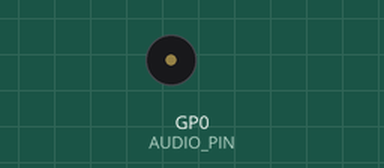
The program below on a simulated Raspberry Pi Pico running MicroPython. On the bench: buzzer (waves = sounding). What the program prints to the serial console is not drawn. At 1.8 s the program stops and its outputs stay as they are.

Above: at 0.1 s.
Timing chart, 0 to 3.3 s (numbered marks = the images above):
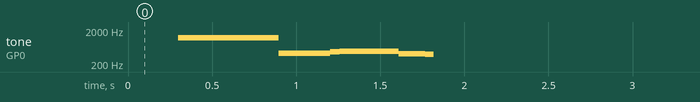

Measured:
- by itself, tone on GP0 (AUDIO_PIN): plays 1189 Hz for 0.60 s, 410 Hz for 0.30 s, 462 Hz for 0.01 s, 463 Hz for 0.02 s, 465 Hz for 0.01 s, 466 Hz for 0.02 s … (31 notes in this stretch)

The program:

02-pitch-glide.py
```python
# Lesson 2: a glide is what makes a beep sound like a robot.
#
# A note that holds one pitch sounds like a microwave oven. A note that
# slides while it plays sounds alive. Sliding up reads as a question or as
# excitement; sliding down reads as disappointment. That is most of what
# gives R2-D2 his personality.

import time
import r2d2

print("Up - sounds curious")
r2d2.glide(400, 1200, 300)

time.sleep_ms(300)

print("Down - sounds disappointed")
r2d2.glide(1200, 400, 300)

time.sleep_ms(300)

# The real recorded "sad" sound is almost exactly this: start near 460 Hz,
# lift slightly, then sag away to 380 Hz while fading out. We measured those
# numbers from the recording; you are hearing the measurement played back.
# This is sounds.SAD boiled down from eight segments to three - the same
# shape, with the small wobbles smoothed out.
print("The measured sad sound")
r2d2.glide(462, 477, 140, 14, 100)   # rise a little, growing louder
r2d2.glide(477, 409, 255, 100, 36)   # the long sag downward
r2d2.glide(409, 388, 220, 36, 7)     # settle and fade away

r2d2.end()
print("Done.")
```

r2d2.py
```python
"""
r2d2.py -- the synth engine.

Plays the sound recipes in sounds.py using a single PWM pin. There is no
audio file, no DAC, and no amplifier chip involved: the Pico switches one
pin on and off, and the speed of that switching is the pitch you hear.

Typical use:

    import r2d2, sounds
    r2d2.play(sounds.SAD)
"""

import math
import time
from machine import PWM, Pin

import config

# ---------------------------------------------------------------------------
# Volume table
# ---------------------------------------------------------------------------
# A square wave that is HIGH for a fraction d of each cycle carries a signal
# whose loudness works out to sqrt(d * (1 - d)). That peaks at d = 0.5 and
# falls away on both sides, so we cannot just use "duty = volume" - half
# volume would not sound half as loud. Instead we turn that formula around
# and work out which duty gives the loudness we asked for.
#
# We do the arithmetic once here, at import, and keep the answers in a list.
# Looking a number up in a list is far quicker than a square root, and the
# engine needs a fresh one every few milliseconds.
_DUTY = tuple(
    int(32768 * (1.0 - math.sqrt(1.0 - (v / 100.0) ** 2))) for v in range(101)
)

_pwm = None
_master = 100


def begin(pin=None):
    """Wake up the audio pin. Called automatically the first time you play."""
    global _pwm
    if _pwm is None:
        _pwm = PWM(Pin(config.AUDIO_PIN if pin is None else pin))
        _pwm.duty_u16(0)
    return _pwm


def end():
    """
    Silence the pin and hand it back. Call this when your program exits.

    After deinit() the pin would be left floating, and a floating wire into a
    high-gain amplifier acts as an aerial - you hear hiss and mains buzz out
    of a robot that is supposed to be silent. So we drive the pin firmly LOW
    on the way out, which gives the amplifier a steady, quiet input.
    """
    global _pwm
    if _pwm is not None:
        _pwm.duty_u16(0)
        _pwm.deinit()
        _pwm = None
    Pin(config.AUDIO_PIN, Pin.OUT, value=0)


def set_volume(percent):
    """Master volume, 0 to 100. Scales every sound played after this."""
    global _master
    _master = max(0, min(100, int(percent)))


def get_volume():
    return _master


def quiet():
    """Stop making noise, but keep the pin ready for the next sound."""
    if _pwm is not None:
        _pwm.duty_u16(0)


def tone(frequency, ms, volume=100):
    """Hold one steady pitch for a while. The simplest thing this kit can do."""
    glide(frequency, frequency, ms, volume, volume)


def glide(f_start, f_end, ms, v_start=100, v_end=100):
    """
    Slide from one pitch to another while fading from one volume to another.

    This single function is the whole synth. Every R2-D2 noise in sounds.py
    is just a list of these glides played back to back.
    """
    pwm = begin()

    if f_start <= 0 and f_end <= 0:  # a rest: silence for a while
        quiet()
        time.sleep_ms(ms)
        return

    steps = max(1, ms // config.STEP_MS)
    start = time.ticks_ms()
    for i in range(steps):
        # How far through the glide are we, from 0 at the start to 1 at the end?
        progress = i / steps
        freq = int(f_start + (f_end - f_start) * progress)
        vol = int(v_start + (v_end - v_start) * progress)

        pwm.freq(max(config.MIN_FREQUENCY, freq))
        pwm.duty_u16(_DUTY[max(0, min(100, vol)) * _master // 100])

        # Sleep until this step's deadline rather than for a fixed amount,
        # so the small delays of the lines above cannot pile up and stretch
        # the sound out of shape.
        deadline = time.ticks_add(start, (i + 1) * ms // steps)
        time.sleep_ms(max(0, time.ticks_diff(deadline, time.ticks_ms())))


def play(recipe):
    """
    Play a whole sound.

    A recipe is a list of segments, each one five numbers:
    (duration_ms, freq_start, freq_end, volume_start, volume_end)
    """
    begin()
    for ms, f0, f1, v0, v1 in recipe:
        glide(f0, f1, ms, v0, v1)
    quiet()
```

config.py
```python
# Hardware configuration for the Synth Sounds kit.
# This kit makes R2-D2 style robot sounds with no audio chip at all - just
# one PWM pin, a two-part filter, and a small mono amplifier board.
# Every lesson in this folder imports this file instead of repeating pin
# numbers, so the whole kit only needs to be described in one place.

# ---------------------------------------------------------------------------
# Audio output
# ---------------------------------------------------------------------------
# One GPIO pin carries the whole sound. The Pico switches it on and off
# thousands of times a second; the resistor and capacitor below average
# those switches back into a smooth wave the amplifier can use.
#
# Reference amplifier: a small XPT8871 mono module, 5 V in, no volume knob.
# synth-sounds-input-filter.svg is the drawn version of this.
#
#   GPIO 0 ---[ R1 1k ohm ]---+---[ C2 10 uF ]---> module IN
#                             |
#                  +----------+----------+
#                  |                     |
#            [ R2 100 ohm ]        [ C1 470 nF ]
#                  |                     |
#                 GND                   GND -----> module GND
#
# R1 and R2 divide the Pico's 3.3 V swing down to about 0.30 V peak to peak.
# That division is required, not a refinement: these modules have no volume
# knob, they expect a line-level input of roughly 0.2-0.3 V, and they amplify
# by about twenty. Fed a raw 3.3 V logic swing, the amplifier clips against
# its supply rails on most of the waveform, which you hear as a harsh buzz
# laid over the top of the sound.
#
# C1 then rounds off the square edges, cutting in from about 3.7 kHz. Note
# that it works against R1 and R2 in PARALLEL - only 91 ohms - not against R1
# on its own. Change either resistor and C1 has to change with it, or the
# filter quietly disappears.
#
# C2 blocks the steady voltage so only the changing part - the sound -
# reaches the amp. The module has an input capacitor of its own, so this one
# is belt and braces; leaving it in does no harm.
#
# WARNING - the speaker output is bridge-tied (BTL). Both speaker terminals
# swing and NEITHER one is ground. Do not wire either speaker terminal to
# GND, and do not clip a grounded scope probe onto one: that shorts half the
# bridge and can destroy the amplifier chip. The speaker connects across the
# two output terminals and to nothing else.
AUDIO_PIN = 0

# On a Cytron Maker Pi RP2040 you can skip the amplifier and the filter
# entirely: set AUDIO_PIN = 22 to drive the piezo buzzer already soldered to
# the board. Quieter and thinner, but it costs nothing and needs no wiring.
# CYTRON_BUZZER_PIN = 22

# ---------------------------------------------------------------------------
# Push button
# ---------------------------------------------------------------------------
# One leg to GP16, the other leg to GND. The Pico's internal pull-up holds
# the pin HIGH, so a press reads 0.
BUTTON_PIN = 15
DEBOUNCE_MS = 20

# ---------------------------------------------------------------------------
# Volume knob (optional)
# ---------------------------------------------------------------------------
# A potentiometer with its outer legs on 3V3 and GND and its wiper on GP26.
# Leave USE_VOLUME_KNOB False if you did not fit one; the kit then plays at
# FIXED_VOLUME instead.
USE_VOLUME_KNOB = False
VOLUME_POT_PIN = 26

# Full volume by default. The amplifier has no knob, so the divider on the
# audio pin sets how loud the speaker gets; running the software wide open
# then feeds the amplifier the largest clean signal it can have, which keeps
# the hiss of the amplifier itself as far below the sound as possible.
FIXED_VOLUME = 100

# ---------------------------------------------------------------------------
# Synth engine
# ---------------------------------------------------------------------------
# How often the pitch and volume are nudged during a glide. Smaller is
# smoother but leaves the Pico less time for anything else; 4 ms is well
# below what an ear can pick out as a step.
STEP_MS = 4

# The RP2040's PWM hardware cannot go arbitrarily low, and a tiny speaker
# cannot reproduce it anyway, so clamp anything below this.
MIN_FREQUENCY = 30
```
